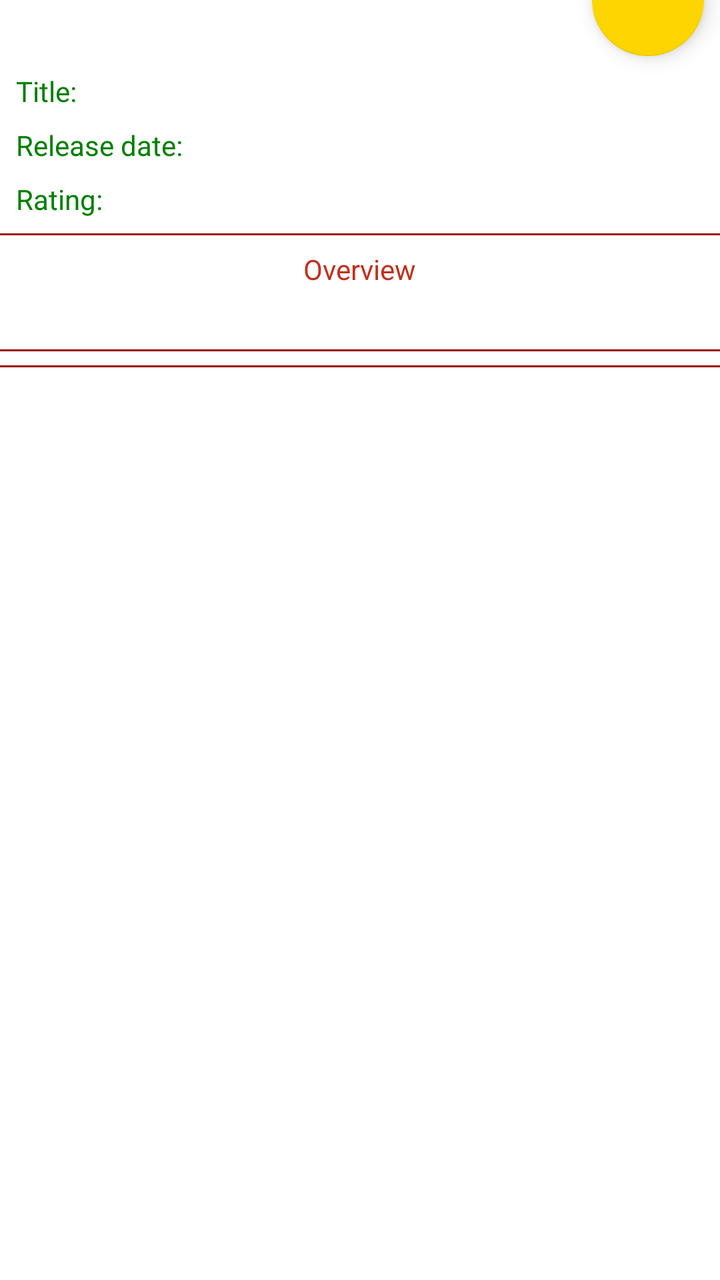
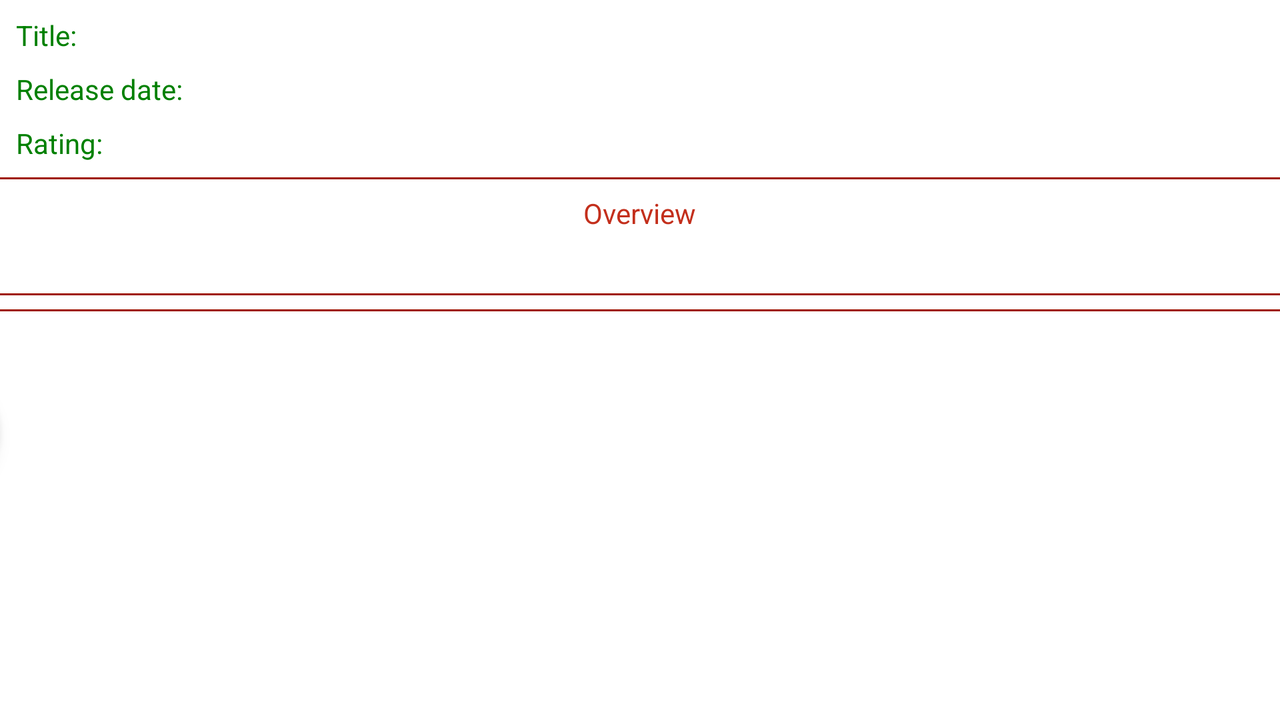

Compare how this app lays out the same screen by default and in its alternative resource folder. The renders come first, then the two layout files and the values they reference.
<!-- AndroidManifest.xml: application theme Theme.MoviesInfo -->
<!-- res/layout/activity_movie_details.xml -->
<?xml version="1.0" encoding="utf-8"?>
<ScrollView xmlns:android="http://schemas.android.com/apk/res/android"
    xmlns:app="http://schemas.android.com/apk/res-auto"
    xmlns:tools="http://schemas.android.com/tools"
    android:layout_width="match_parent"
    android:layout_height="match_parent">

    <androidx.constraintlayout.widget.ConstraintLayout
        android:layout_width="match_parent"
        android:layout_height="wrap_content">

        <ImageView
            android:id="@+id/imageViewBigPoster"
            android:layout_width="wrap_content"
            android:layout_height="wrap_content"
            android:adjustViewBounds="true"
            app:layout_constraintEnd_toEndOf="parent"
            app:layout_constraintStart_toStartOf="parent"
            app:layout_constraintTop_toTopOf="parent"
            android:contentDescription="@string/big_poster_description" />

        <com.google.android.material.floatingactionbutton.FloatingActionButton
            android:id="@+id/floatingActionButtonFavorites"
            android:layout_width="wrap_content"
            android:layout_height="wrap_content"
            android:layout_marginEnd="8dp"
            android:clickable="true"
            android:contentDescription="@string/button_favorites_description"
            app:backgroundTint="@color/yellow"
            app:layout_constraintBottom_toBottomOf="@+id/imageViewBigPoster"
            app:layout_constraintEnd_toEndOf="parent"
            app:layout_constraintTop_toBottomOf="@+id/imageViewBigPoster"
            app:srcCompat="@drawable/add_to_favorite" />

        <include
            android:id="@+id/movieInfo"
            layout="@layout/movie_info"
            android:layout_width="match_parent"
            android:layout_height="wrap_content"
            app:layout_constraintEnd_toEndOf="parent"
            app:layout_constraintStart_toStartOf="parent"
            app:layout_constraintTop_toBottomOf="@+id/floatingActionButtonFavorites" />
    </androidx.constraintlayout.widget.ConstraintLayout>
</ScrollView>
<!-- res/layout/movie_info.xml (included above) -->
<?xml version="1.0" encoding="utf-8"?>
<androidx.constraintlayout.widget.ConstraintLayout xmlns:android="http://schemas.android.com/apk/res/android"
    xmlns:app="http://schemas.android.com/apk/res-auto"
    android:layout_width="match_parent"
    android:layout_height="match_parent">

    <androidx.constraintlayout.widget.Guideline
        android:id="@+id/guidelineCenter"
        android:layout_width="wrap_content"
        android:layout_height="wrap_content"
        android:orientation="vertical"
        app:layout_constraintGuide_percent="0.5" />

    <TextView
        android:id="@+id/textViewTitleLabel"
        style="@style/LabelsStyle"
        android:text="@string/title_label"
        app:layout_constraintStart_toStartOf="parent"
        app:layout_constraintTop_toTopOf="parent" />

    <TextView
        android:id="@+id/textViewTitle"
        style="@style/InformationStyle"
        app:layout_constraintEnd_toEndOf="parent"
        app:layout_constraintStart_toStartOf="@+id/guidelineCenter"
        app:layout_constraintTop_toTopOf="parent" />

    <TextView
        android:id="@+id/textViewReleaseLabel"
        style="@style/LabelsStyle"
        android:text="@string/release_date_label"
        app:layout_constraintStart_toStartOf="parent"
        app:layout_constraintTop_toBottomOf="@+id/textViewTitle" />

    <TextView
        android:id="@+id/textViewReleaseDate"
        style="@style/InformationStyle"
        app:layout_constraintEnd_toEndOf="parent"
        app:layout_constraintStart_toStartOf="@+id/guidelineCenter"
        app:layout_constraintTop_toBottomOf="@+id/textViewTitle" />

    <TextView
        android:id="@+id/textViewRatingLabel"
        style="@style/LabelsStyle"
        android:text="@string/rating_label"
        app:layout_constraintStart_toStartOf="parent"
        app:layout_constraintTop_toBottomOf="@+id/textViewReleaseDate" />

    <TextView
        android:id="@+id/textViewRating"
        style="@style/InformationStyle"
        app:layout_constraintEnd_toEndOf="parent"
        app:layout_constraintStart_toStartOf="@+id/guidelineCenter"
        app:layout_constraintTop_toBottomOf="@+id/textViewReleaseDate" />

    <View
        android:id="@+id/view1"
        style="@style/ViewsStyle"
        app:layout_constraintBottom_toTopOf="@+id/textViewOverviewLabel"
        app:layout_constraintEnd_toEndOf="parent"
        app:layout_constraintStart_toStartOf="parent"
        app:layout_constraintTop_toBottomOf="@+id/textViewRating" />


    <TextView
        android:id="@+id/textViewOverviewLabel"
        android:layout_width="wrap_content"
        android:layout_height="wrap_content"
        android:layout_marginTop="16dp"
        android:text="@string/overview_label"
        android:textColor="@color/light_red"
        app:layout_constraintEnd_toEndOf="parent"
        app:layout_constraintStart_toStartOf="parent"
        app:layout_constraintTop_toBottomOf="@+id/textViewRating" />

    <TextView
        android:id="@+id/textViewOverview"
        style="@style/InformationStyle"
        app:layout_constraintEnd_toEndOf="parent"
        app:layout_constraintStart_toStartOf="parent"
        app:layout_constraintTop_toBottomOf="@+id/textViewOverviewLabel" />

    <View
        android:id="@+id/view2"
        style="@style/ViewsStyle"
        app:layout_constraintBottom_toTopOf="@id/recyclerViewVideos"
        app:layout_constraintEnd_toEndOf="parent"
        app:layout_constraintStart_toStartOf="parent"
        app:layout_constraintTop_toBottomOf="@id/textViewOverview" />

    <androidx.recyclerview.widget.RecyclerView
        android:id="@+id/recyclerViewVideos"
        style="@style/RecyclerViewVideosAndReviewsStyle"
        app:layout_constraintEnd_toEndOf="parent"
        app:layout_constraintStart_toStartOf="parent"
        app:layout_constraintTop_toBottomOf="@+id/textViewOverview" />

    <View
        android:id="@+id/view3"
        style="@style/ViewsStyle"
        app:layout_constraintBottom_toTopOf="@id/recyclerViewReviews"
        app:layout_constraintEnd_toEndOf="parent"
        app:layout_constraintStart_toStartOf="parent"
        app:layout_constraintTop_toBottomOf="@+id/recyclerViewVideos" />

    <androidx.recyclerview.widget.RecyclerView
        android:id="@+id/recyclerViewReviews"
        style="@style/RecyclerViewVideosAndReviewsStyle"
        app:layout_constraintEnd_toEndOf="parent"
        app:layout_constraintStart_toStartOf="parent"
        app:layout_constraintTop_toBottomOf="@+id/recyclerViewVideos" />
</androidx.constraintlayout.widget.ConstraintLayout>
<!-- resources referenced by this layout -->
<resources>
  <color name="light_red">#C32F1C</color>
  <color name="yellow">#FFD500</color>
  <string name="big_poster_description">Big poster</string>
  <string name="button_favorites_description">Button that add and removes movies from favorites</string>
  <string name="overview_label">Overview</string>
  <string name="rating_label">Rating:</string>
  <string name="release_date_label">Release date:</string>
  <string name="title_label">Title:</string>
  <style name="InformationStyle" parent="Theme.MaterialComponents.DayNight.DarkActionBar">
          <item name="android:layout_width">0dp</item>
          <item name="android:layout_height">wrap_content</item>
          <item name="android:layout_marginStart">8dp</item>
          <item name="android:layout_marginTop">8dp</item>
          <item name="android:layout_marginEnd">8dp</item>
      </style>
  <style name="LabelsStyle" parent="Theme.MaterialComponents.DayNight.DarkActionBar">
          <item name="android:layout_width">wrap_content</item>
          <item name="android:textColor">@color/green</item>
          <item name="android:layout_height">wrap_content</item>
          <item name="android:layout_marginStart">8dp</item>
          <item name="android:layout_marginTop">8dp</item>
      </style>
  <style name="RecyclerViewVideosAndReviewsStyle" parent="Theme.MaterialComponents.DayNight.DarkActionBar">
          <item name="android:layout_width">match_parent</item>
          <item name="android:layout_height">wrap_content</item>
          <item name="android:layout_marginTop">8dp</item>
          <item name="android:nestedScrollingEnabled">false</item>
      </style>
  <style name="ViewsStyle">
          <item name="android:layout_width">0dp</item>
          <item name="android:layout_height">1dp</item>
          <item name="android:background">@color/red</item>
      </style>
  <style name="Theme.MoviesInfo" parent="Theme.MaterialComponents.DayNight.DarkActionBar">
          
          <item name="colorPrimary">@color/black</item>
          <item name="colorPrimaryVariant">@color/gray</item>
          <item name="colorOnPrimary">@color/red</item>
          
          <item name="colorSecondary">@color/red</item>
          <item name="colorSecondaryVariant">@color/white</item>
          <item name="colorOnSecondary">@color/white</item>
          
          <item name="android:statusBarColor" tools:targetApi="l">?attr/colorSecondary</item>
          
      </style>
  <color name="green">#008000</color>
  <color name="red">#9F1200</color>
  <color name="black">#0E0E0E</color>
  <color name="gray">#5F5F5F</color>
  <color name="white">#FFFFFFFF</color>
</resources>
<!-- res/layout-land/activity_movie_details.xml (the repository's variant of the layout above) -->
<!-- drawn on the phone turned sideways -->
<?xml version="1.0" encoding="utf-8"?>
<androidx.constraintlayout.widget.ConstraintLayout xmlns:android="http://schemas.android.com/apk/res/android"
    xmlns:app="http://schemas.android.com/apk/res-auto"
    xmlns:tools="http://schemas.android.com/tools"
    android:layout_width="match_parent"
    android:layout_height="match_parent">

    <ImageView
        android:id="@+id/imageViewBigPoster"
        android:layout_width="wrap_content"
        android:layout_height="wrap_content"
        android:adjustViewBounds="true"
        app:layout_constraintBottom_toBottomOf="parent"
        app:layout_constraintStart_toStartOf="parent"
        app:layout_constraintTop_toTopOf="parent"
        tools:srcCompat="@tools:sample/avatars" />

    <com.google.android.material.floatingactionbutton.FloatingActionButton
        android:id="@+id/floatingActionButtonFavorites"
        android:layout_width="wrap_content"
        android:layout_height="wrap_content"
        android:layout_marginTop="8dp"
        android:clickable="true"
        android:contentDescription="@string/button_favorites_description"
        app:backgroundTint="@color/yellow"
        app:layout_constraintEnd_toEndOf="@id/imageViewBigPoster"
        app:layout_constraintTop_toTopOf="@+id/imageViewBigPoster"
        app:srcCompat="@drawable/add_to_favorite" />

    <ScrollView
        android:layout_width="0dp"
        android:layout_height="0dp"
        app:layout_constraintBottom_toBottomOf="parent"
        app:layout_constraintEnd_toEndOf="parent"
        app:layout_constraintStart_toEndOf="@+id/imageViewBigPoster"
        app:layout_constraintTop_toTopOf="parent">

        <include
            android:id="@+id/movieInfo"
            layout="@layout/movie_info"
            android:layout_width="match_parent"
            android:layout_height="wrap_content" />
    </ScrollView>
</androidx.constraintlayout.widget.ConstraintLayout>
<!-- resources referenced by the variant -->
<!-- as the phone turned sideways resolves them -->
<resources>
  <color name="light_red">#C32F1C</color>
  <color name="yellow">#FFD500</color>
  <string name="button_favorites_description">Button that add and removes movies from favorites</string>
  <string name="overview_label">Overview</string>
  <string name="rating_label">Rating:</string>
  <string name="release_date_label">Release date:</string>
  <string name="title_label">Title:</string>
  <style name="InformationStyle" parent="Theme.MaterialComponents.DayNight.DarkActionBar">
          <item name="android:layout_width">0dp</item>
          <item name="android:layout_height">wrap_content</item>
          <item name="android:layout_marginStart">8dp</item>
          <item name="android:layout_marginTop">8dp</item>
          <item name="android:layout_marginEnd">8dp</item>
      </style>
  <style name="LabelsStyle" parent="Theme.MaterialComponents.DayNight.DarkActionBar">
          <item name="android:layout_width">wrap_content</item>
          <item name="android:textColor">@color/green</item>
          <item name="android:layout_height">wrap_content</item>
          <item name="android:layout_marginStart">8dp</item>
          <item name="android:layout_marginTop">8dp</item>
      </style>
  <style name="RecyclerViewVideosAndReviewsStyle" parent="Theme.MaterialComponents.DayNight.DarkActionBar">
          <item name="android:layout_width">match_parent</item>
          <item name="android:layout_height">wrap_content</item>
          <item name="android:layout_marginTop">8dp</item>
          <item name="android:nestedScrollingEnabled">false</item>
      </style>
  <style name="ViewsStyle">
          <item name="android:layout_width">0dp</item>
          <item name="android:layout_height">1dp</item>
          <item name="android:background">@color/red</item>
      </style>
  <style name="Theme.MoviesInfo" parent="Theme.MaterialComponents.DayNight.DarkActionBar">
          
          <item name="colorPrimary">@color/black</item>
          <item name="colorPrimaryVariant">@color/gray</item>
          <item name="colorOnPrimary">@color/red</item>
          
          <item name="colorSecondary">@color/red</item>
          <item name="colorSecondaryVariant">@color/white</item>
          <item name="colorOnSecondary">@color/white</item>
          
          <item name="android:statusBarColor" tools:targetApi="l">?attr/colorSecondary</item>
          
      </style>
  <color name="green">#008000</color>
  <color name="red">#9F1200</color>
  <color name="black">#0E0E0E</color>
  <color name="gray">#5F5F5F</color>
  <color name="white">#FFFFFFFF</color>
</resources>
